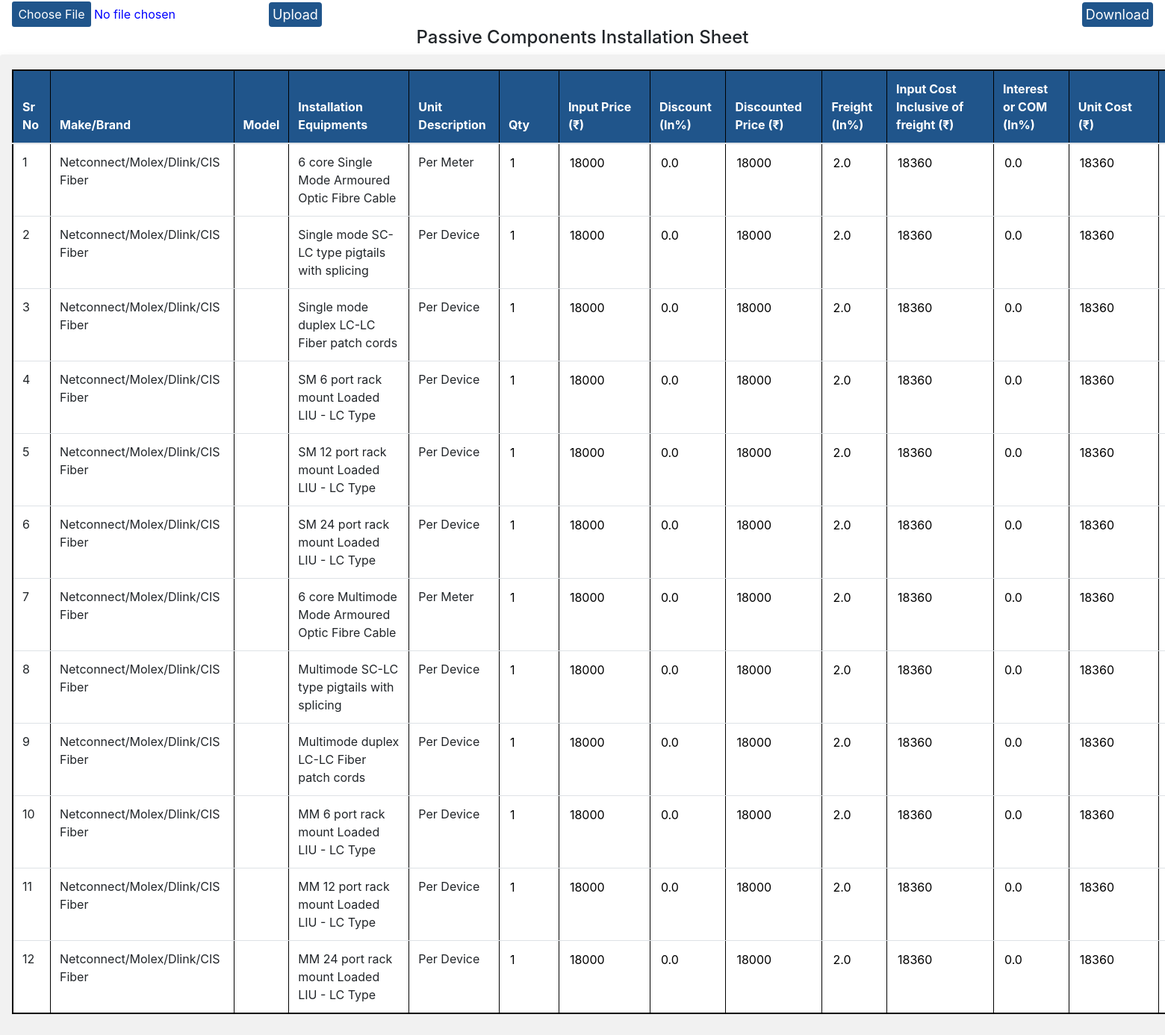
Page /admins/hardwarepassiveinstall/ on the earlier database version.
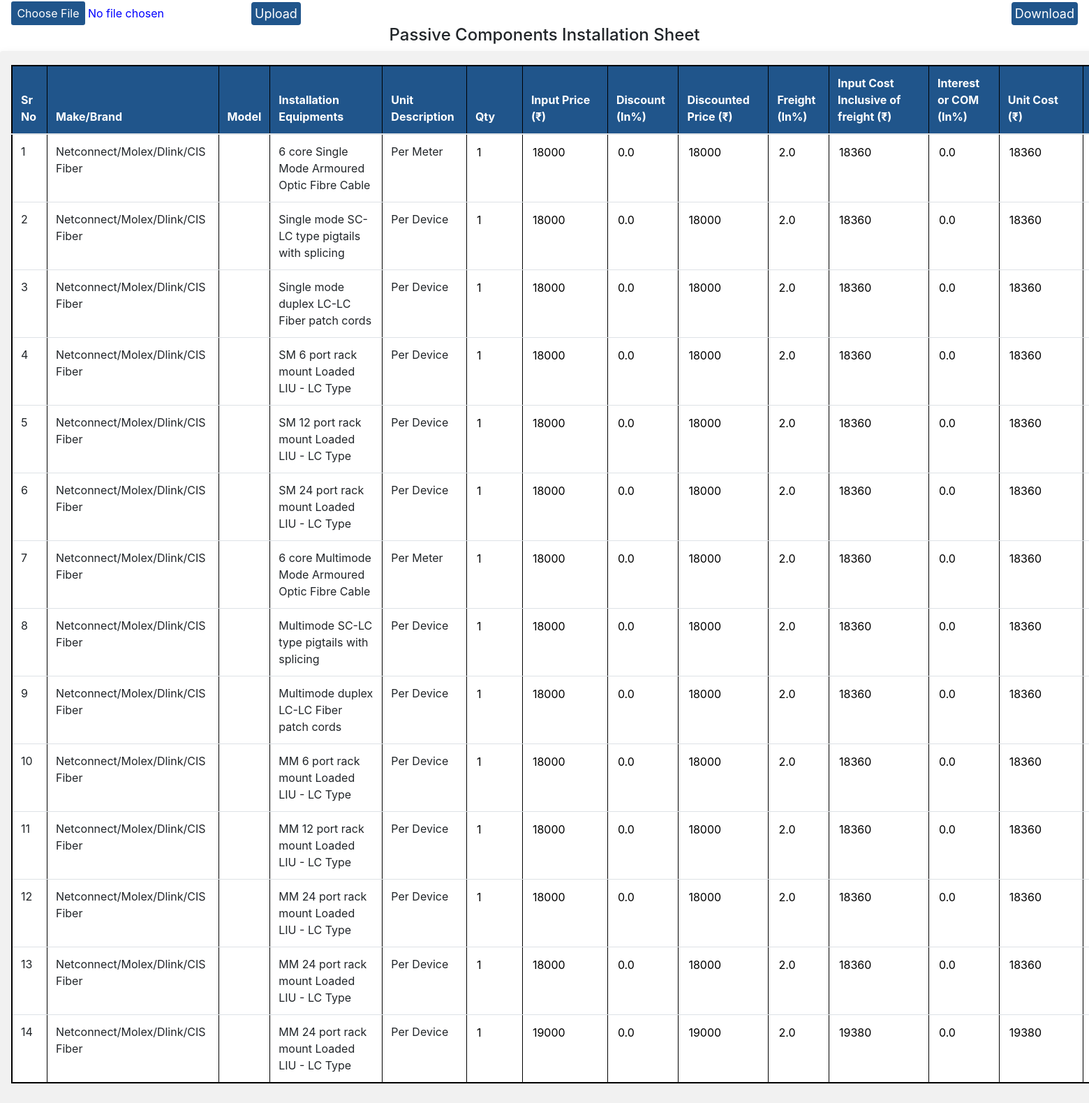
Same page on the later database version.
### Admin1/models.py (models this page shows)
class HardWarePassiveInstall(models.Model):
    sr_no=models.AutoField(primary_key=True)
    MakeBrand=models.CharField(max_length=500)
    Model=models.CharField(max_length=500)
    InstallationEquipments=models.CharField(max_length=500)
    UnitDescription=models.CharField(max_length=500)
    Qty=models.IntegerField()
    InputPrice =models.IntegerField()
    Discount=models.IntegerField()
    DiscountedPrice=models.IntegerField()
    Freight=models.IntegerField()
    InputCostInclusiveoffreight=models.IntegerField()
    InterestCOM=models.IntegerField()
    UnitCost=models.IntegerField()
    InwardTax=models.IntegerField()
    UnitCostInclusiveofRisk=models.IntegerField()
    ContigencyPercentage=models.IntegerField()
    UnitCostInclusiveofContigency=models.IntegerField()
    Margin=models.IntegerField()
    Unit_Price=models.IntegerField()
    WarrantyCharges=models.IntegerField()
    UnitPrice=models.IntegerField()
    InsuranceCharges =models.IntegerField()
    ListPricewithoutRoundup =models.IntegerField()
    ListPricewithRoundedup =models.IntegerField()

class InputConfiguration(models.Model):
    sr_no=models.AutoField(primary_key=True)
    desc=models.CharField(max_length=500)
    ft_hardware=models.FloatField()
    active=models.FloatField()
    passive=models.FloatField()
    ddcsensor=models.FloatField()
    thirdparty=models.FloatField()
    cabpiptray=models.FloatField()
    ft_hardware1=models.FloatField()
    active1=models.FloatField()
    passive1=models.FloatField()
    ddcsensor1=models.FloatField()
    thirdparty1=models.FloatField()
    cabpiptray1=models.FloatField()
    ftmandayeffort=models.FloatField()
    othersmicffort=models.FloatField()
    ft2=models.FloatField()
    ft3=models.FloatField()
    ft4=models.FloatField()

### Admin1/views.py (the view)
# urls.py: path('hardwarepassiveinstall/',views.hardwarepassiveinstall,name='hardwarepassiveinstall'),
def hardwarepassiveinstall(request):
	entries=HardWarePassiveInstall.objects.all()
	context=fetchdata()
	context['entries']=entries
	return render(request,'Admin1/hardwarepassiveinstall.html',context)

### Admin1/views.py (called while the page is built)
def fetchdata():
	context={}
	InputConfigurations=InputConfiguration.objects.all()
	for i in range(len(InputConfigurations)):
		context[f"InputConfigurations{i+1}"]=InputConfigurations[i]
	return context

### templates/Admin1/hardwarepassiveinstall.html (shortened to what the changed rows need)
<!DOCTYPE html>
<html lang="en">
<head>
    <link rel="stylesheet" href="https://cdn.jsdelivr.net/npm/bootstrap@4.1.3/dist/css/bootstrap.min.css"
>
</head>
<body>
    <div style="width:3000px;background-color: rgb(241, 241, 241);" class="shadow p-3 mb-5 rounded">
        <form class="my-1">
            <table class="table" border="1" style="border:2px solid rgb(0, 0, 0)">
                <thead>
                    <tr style="background-color: #20558B;;color:white">
                        <th>Sr No</th>
                        <th>Make/Brand</th>
                        <th>Model</th>
                        <th>Installation Equipments</th>
                        <th>Unit Description</th>
                        <th>Qty</th>
                        <th>Input Price (₹)</th>
                        <th>Discount (In%)</th>
                        <th>Discounted Price (₹)</th>
                        <th>Freight (In%)</th>
                        <th>Input Cost Inclusive of freight (₹)</th>
                        <th>Interest or COM (In%)</th>
                        <th>Unit Cost (₹)</th>
                        <th>Inward Tax (In%)</th>
                    </tr>
                </thead>
                <tbody>
                    {% for entry in entries %}
                    <tr style="background-color:white">
                        <td>{{entry.sr_no}}</td>
                        <td>{{entry.MakeBrand}}</td>
                        <td>{{entry.Model}}</td>
                        <td>{{entry.InstallationEquipments}}</td>
                        <td>{{entry.UnitDescription}}</td>
                        <th><input onchange="abcd(event)" class="{{entry.sr_no}}" id="{{entry.sr_no}}Qty" style="width: 55px;border:none" value="{{entry.Qty}}"
                                    type="number"></th>
                        <th><input onchange="efgh(event)" class="{{entry.sr_no}}" id="{{entry.sr_no}}InputPrice" style="width: 95px;border:none"  value="{{entry.InputPrice}}"
                                    type="number"></th>
                        <th><input  id="{{entry.sr_no}}Discount" style="width: 55px;border:none" readonly="true" value="{{InputConfigurations1.passive1}}"
                                    type="number"></th>
                        <th><input  id="{{entry.sr_no}}DiscountedPrice" style="width: 95px;border:none" readonly="true" value="{{entry.DiscountedPrice}}"
                                    type="number"></th>
                        <th><input  id="{{entry.sr_no}}Freight" style="width: 55px;border:none" readonly="true" value="{{InputConfigurations2.passive1}}"
                                    type="number"></th>
                        <th><input  id="{{entry.sr_no}}InputCostInclusiveoffreight" style="width: 95px;border:none" readonly="true" value="{{entry.InputCostInclusiveoffreight}}"
                                    type="number"></th>
                        <th><input  id="{{entry.sr_no}}InterestCOM" style="width: 55px;border:none" readonly="true" value="{{InputConfigurations3.passive1}}"
                                    type="number"></th>
                        <th><input  id="{{entry.sr_no}}UnitCost" style="width: 95px;border:none" readonly="true" value="{{entry.UnitCost}}"
                                    type="number"></th>
                        <th><input  id="{{entry.sr_no}}InwardTax" style="width: 55px;border:none" readonly="true" value="{{InputConfigurations4.passive1}}"
                                    type="number"></th>
                    </tr>
                    {% endfor %}
                </tbody>
            </table>
        </form>
    </div>
</body>
</html>

Differences in the rows shown:
added HardWarePassiveInstall: sr_no "13", MakeBrand "Netconnect/Molex/Dlink/CIS Fiber", InstallationEquipments "MM 24 port rack mount Loaded LIU - LC Type", UnitDescription "Per Device", Qty "1", InputPrice "18000", {{ InputConfigurations1.passive1 }} "0.0", DiscountedPrice "18000", {{ InputConfigurations2.passive1 }} "2.0", InputCostInclusiveoffreight "18360", {{ InputConfigurations3.passive1 }} "0.0", UnitCost "18360"
added HardWarePassiveInstall: sr_no "14", MakeBrand "Netconnect/Molex/Dlink/CIS Fiber", InstallationEquipments "MM 24 port rack mount Loaded LIU - LC Type", UnitDescription "Per Device", Qty "1", InputPrice "19000", {{ InputConfigurations1.passive1 }} "0.0", DiscountedPrice "19000", {{ InputConfigurations2.passive1 }} "2.0", InputCostInclusiveoffreight "19380", {{ InputConfigurations3.passive1 }} "0.0", UnitCost "19380"
